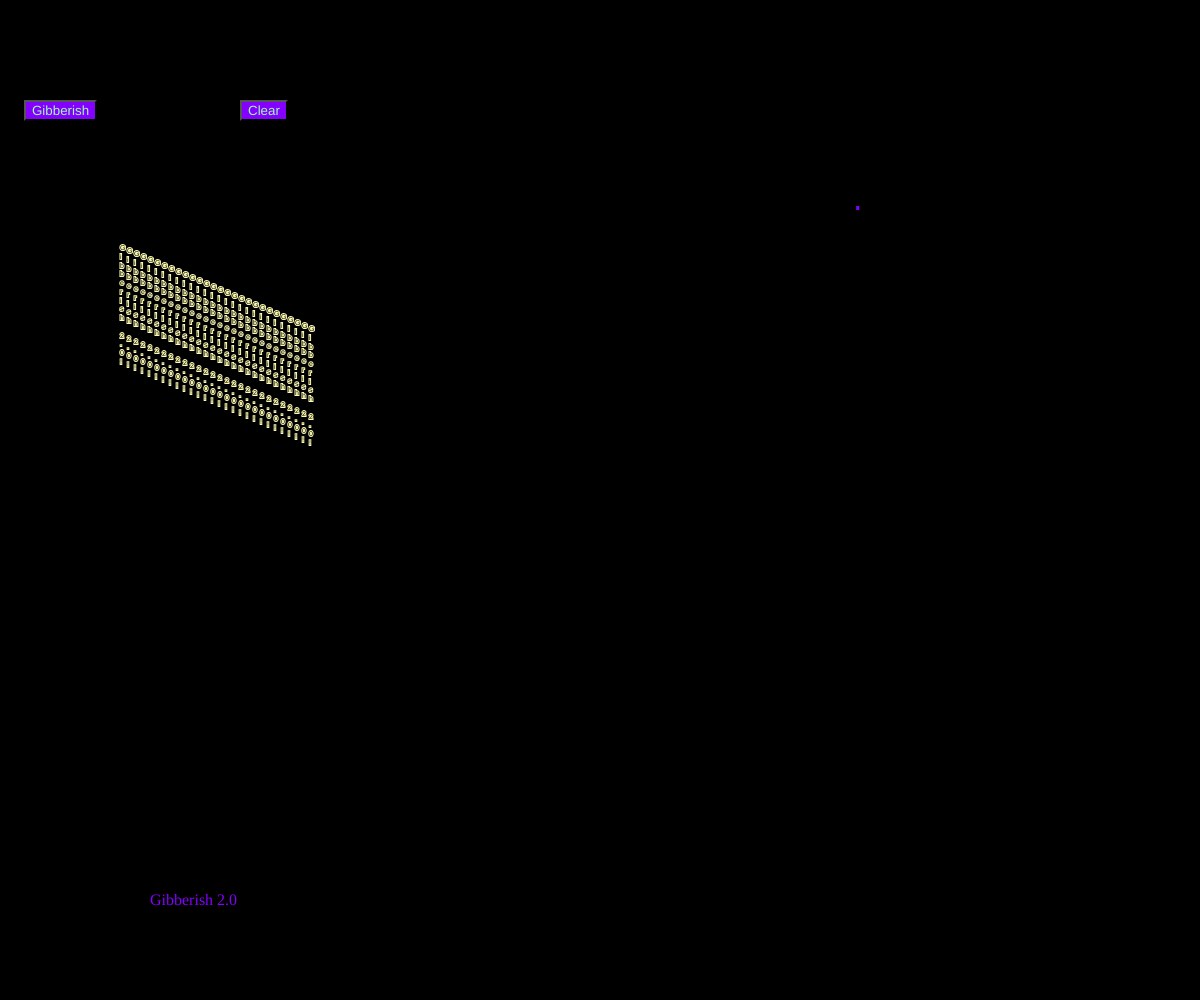
Frame 1 (no input)
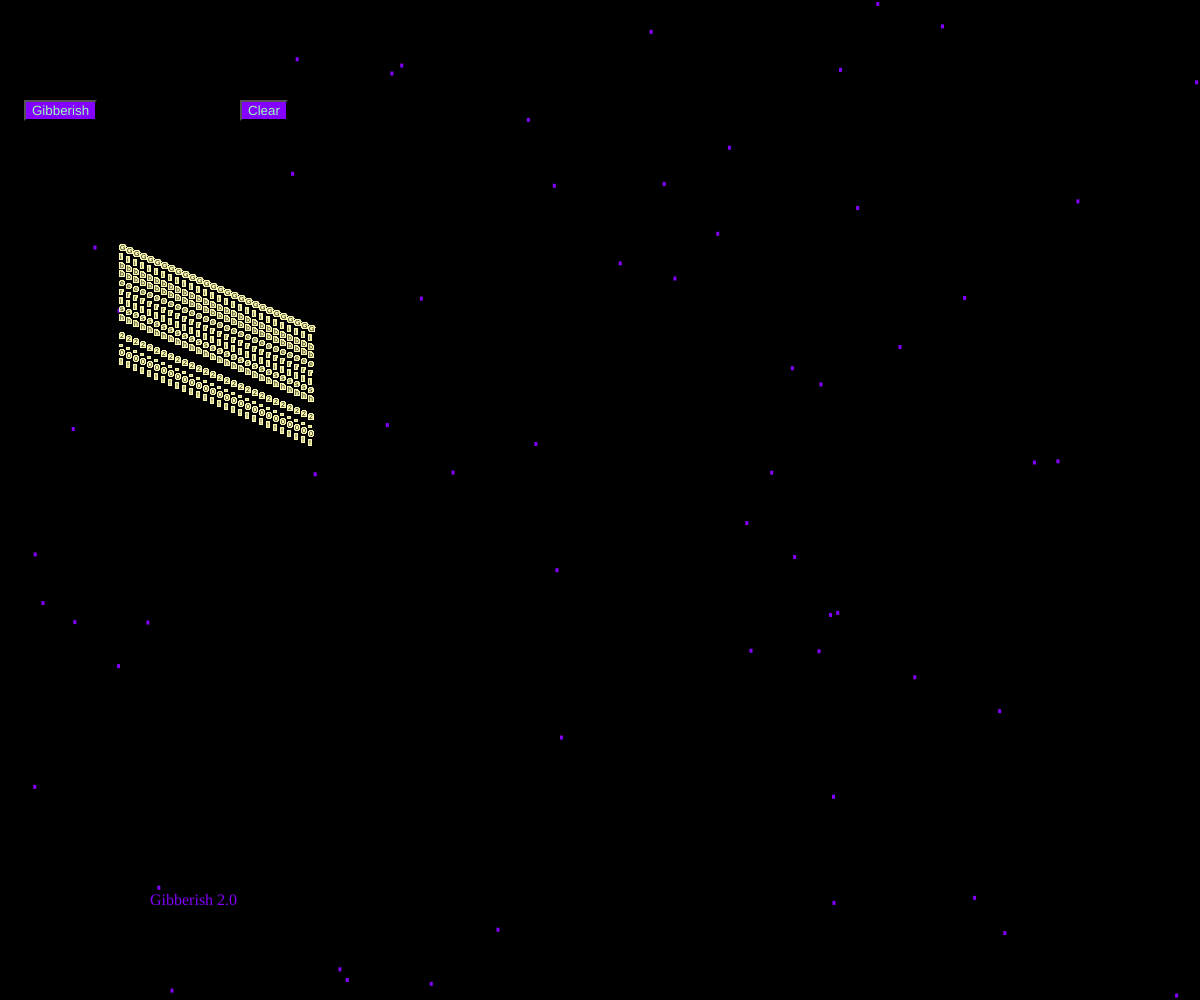
Frame 60 (no input)
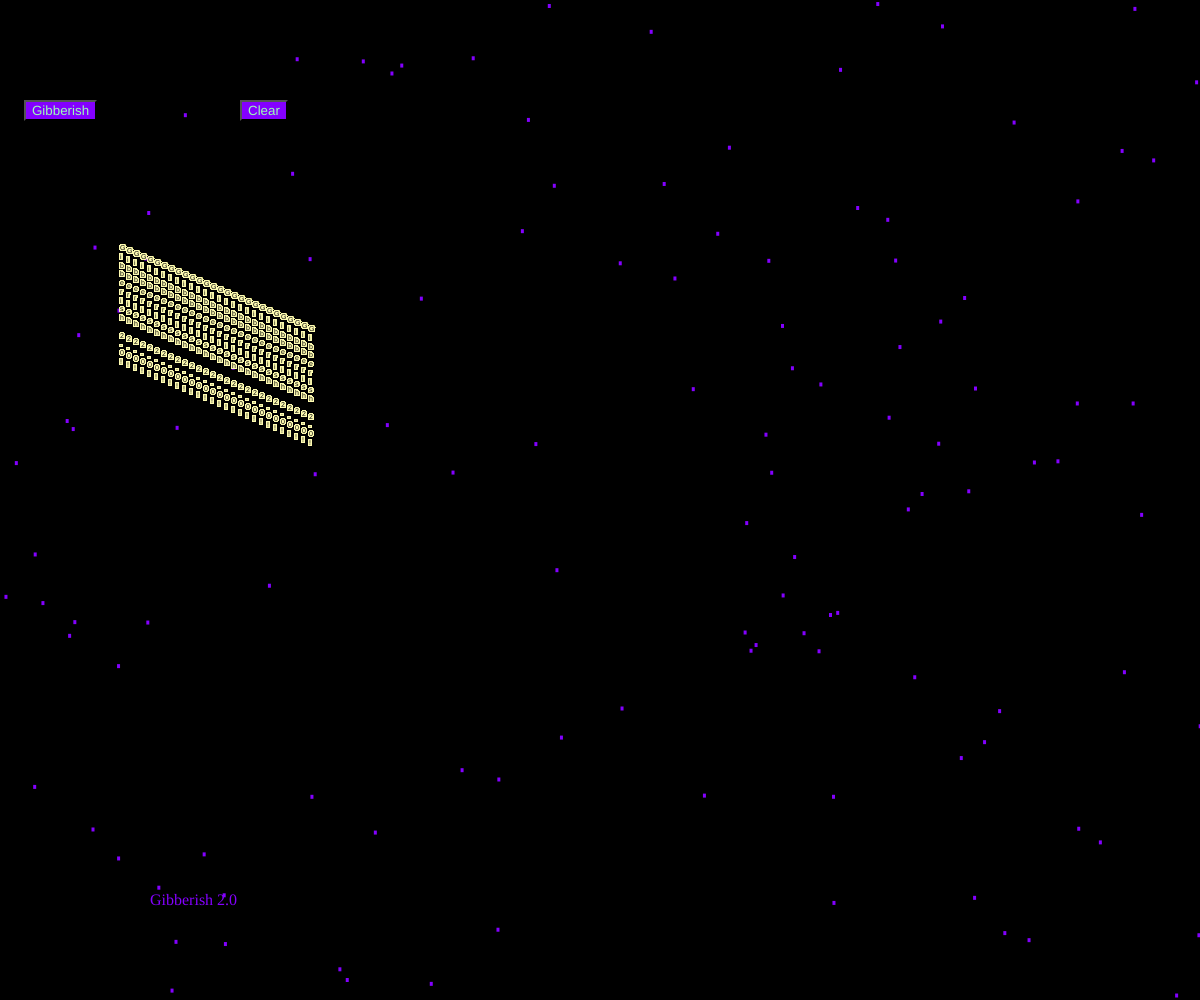
Frame 120 (the mouse pressed at the canvas centre since frame 60)

The p5.js sketch that drew these frames (run headless with seeded random() and noise() and a simulated clock; from frame 60 on, the mouse is pressed at the canvas centre):

// p5.js sketch
// ── sketch.js
let lyrics;

function setup() {
  createCanvas(windowWidth,windowHeight);
  background(0);  
  let col=color(170, 127, 245);
  let col2=color(23, 0, 43);
  let col3=color(201, 172, 22);
  let col4=color(132, 0, 255);
  let col5=color(157, 252, 182);
  let col6=color(255, 247, 0);
  
  let button = createButton('Gibberish');
  button.position(width/50,height/10);
  button.style('background-color',col4);
  button.style('color',col5);

  button.mousePressed(gibberish);
  
  let buttonTwo= createButton('Clear');
  buttonTwo.position(width/5,height/10);
  buttonTwo.style('background-color',col4);
  buttonTwo.style('color',col5);
  buttonTwo.mousePressed(disappear);
  
  let title = createP('Gibberish 2.0');
  title.position(width/8,7*height/8);
  title.style('color','rgb(132, 0, 255)');
  title.style('font-family','Monaco');
  

}

function draw() {

stroke(132, 0, 255);
strokeWeight(2);
rect(random(width),random(height),1,2);

let gib = 'Gibberish 2.0!';
let gib2='';

for(let i=0;i<gib.length;i++){
  gib2+=gib.substring(i,i+1)+'\n';
}

push();
stroke(255, 252, 179);
textSize(7);
for(let i=0;i<gib2.length;i++){
  text(gib2,width/10+i*7,height/4+i*3);
}
pop();
 }
function disappear(){
  clear();
  lyrics.html('');
  background(0);
}


function gibberish (){
  let vowelsAndSpace=['a','y'];
  let consonants = ['t','d','o','f','s','_'];
  const subsets =
  array => array.reduce(
    (subsets,value)=>subsets.concat(
      subsets.map(set => [value,...set])
    ),
    [[]]
  );
  let words = subsets(consonants).reverse();
  let newStr = words.toString();
  let newWords = '';
  for(let i=0;i<newStr.length;i++){
    newWords+= newStr.substring(0,45).replace(/,| {2,}/g,vowelsAndSpace[floor(random(2))])+'\n';    
    newStr= newStr.substring(45);
  }

  
  lyrics = createP(newWords);
  lyrics.position(width/2,height/8);
  lyrics.style('color','rgb(132, 0, 255)');
  lyrics.style('font-family','Monaco');
  
}

function windowResized (){
  createCanvas(windowWidth,windowHeight);
  background(0);  
} 
